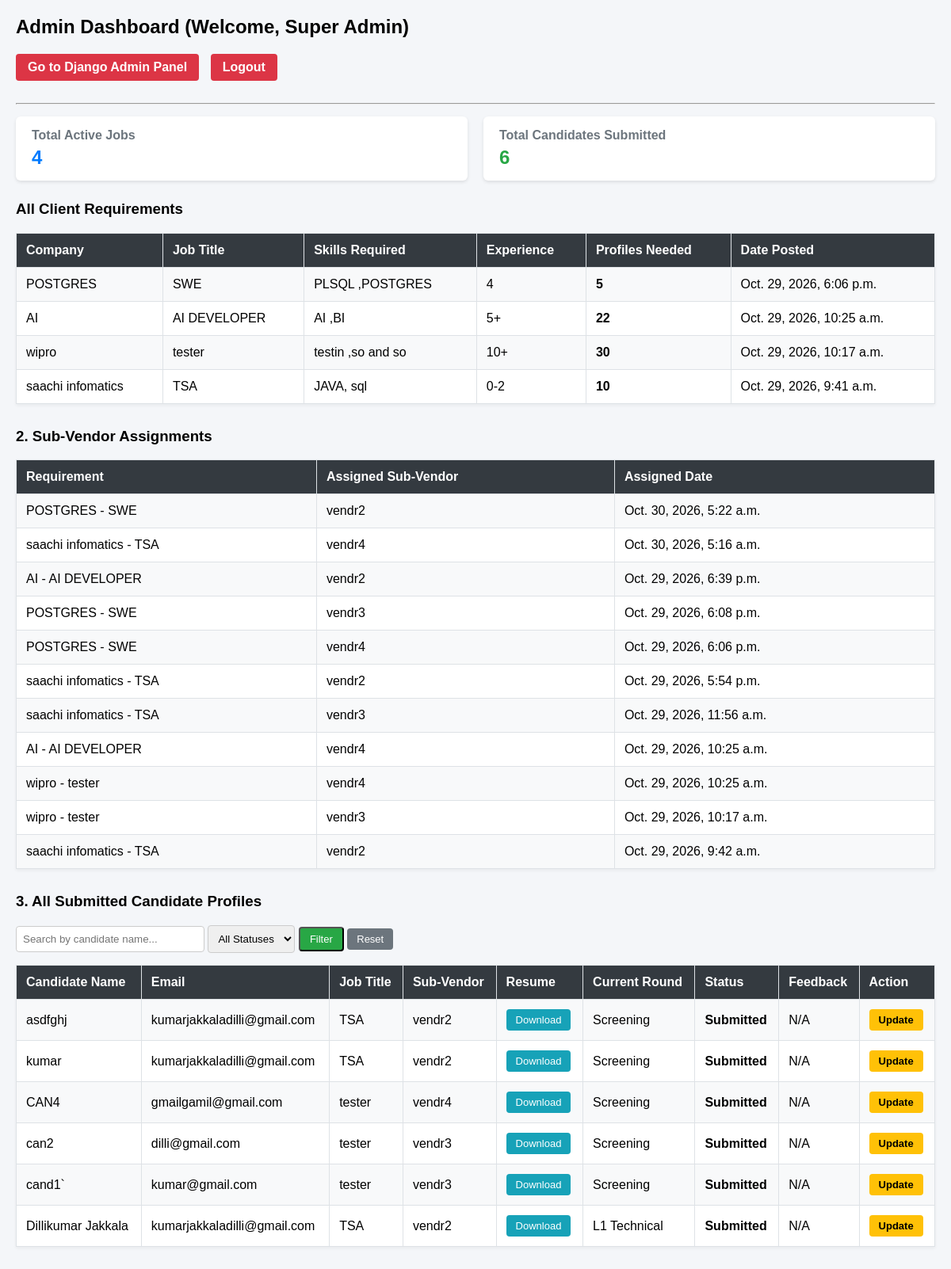
The app's page / (signed in) with its own data.
### core/models.py (models this page shows, shortened)
class Requirement(models.Model):
    company_name = models.CharField(max_length=150)
    job_title = models.CharField(max_length=150)
    skills_required = models.TextField()
    experience_required = models.CharField(max_length=50)
    profiles_needed = models.IntegerField(default=5)  # <-- Added this field
    created_at = models.DateTimeField(auto_now_add=True)

class SubVendorAssignment(models.Model):
    requirement = models.ForeignKey(Requirement, on_delete=models.CASCADE)
    sub_vendor = models.ForeignKey(User, on_delete=models.CASCADE)  # Must match 'sub_vendor'
    assigned_date = models.DateTimeField(auto_now_add=True)

class Candidate(models.Model):
    STATUS_CHOICES = [
        ('Submitted', 'Submitted'),
        ('Under Review', 'Under Review'),
        ('Shortlisted', 'Shortlisted'),
        ('Interview Scheduled', 'Interview Scheduled'),
        ('Rejected', 'Rejected'),
        ('Selected', 'Selected'),
    ]
    ROUND_CHOICES = [
        ('Screening', 'Screening'),
        ('L1 Technical', 'L1 Technical'),
        ('L2 Technical', 'L2 Technical'),
        ('Managerial', 'Managerial'),
        ('HR Round', 'HR Round'),
    ]
    requirement = models.ForeignKey('Requirement', on_delete=models.CASCADE)
    sub_vendor = models.ForeignKey(User, on_delete=models.CASCADE)
    candidate_name = models.CharField(max_length=200)
    candidate_email = models.EmailField()
    experience = models.CharField(max_length=50)
    resume = models.FileField(upload_to='resumes/')
    status = models.CharField(max_length=50, choices=STATUS_CHOICES, default='Submitted')
    current_round = models.CharField(max_length=50, choices=ROUND_CHOICES, default='Screening')
    interview_date = models.DateTimeField(null=True, blank=True)  # Company sets interview date/time
    feedback_reason = models.TextField(blank=True, null=True)

### core/views.py (the view, shortened to what this page needs)
# urls.py: path('', views.dashboard, name='dashboard_root'),
@login_required
def dashboard(request):
    user = request.user
    if user.is_superuser or user.is_staff:
        requirements = Requirement.objects.all().order_by('-created_at')
        assignments = SubVendorAssignment.objects.all().order_by('-assigned_date')
        candidates = Candidate.objects.all().order_by('-id')
        query = request.GET.get('q', '')
        selected_status = request.GET.get('status', '')
        if query:
            candidates = candidates.filter(
                Q(candidate_name__icontains=query) |
                Q(candidate_email__icontains=query)
            )
        if selected_status:
            candidates = candidates.filter(status=selected_status)
        context = {
            'requirements': requirements,
            'assignments': assignments,
            'candidates': candidates,
            'query': query,
            'selected_status': selected_status,
        }
        return render(request, 'core/admin_dashboard.html', context)

### core/templates/core/admin_dashboard.html (shortened to what this page needs)
<!DOCTYPE html>
<html>
<head>
</head>
<body>
    <h2>Admin Dashboard (Welcome, Super Admin)</h2>
   <div>
        <a href="/admin/" class="admin-link" target="_blank">Go to Django Admin Panel</a>
        <a href="{% url 'logout' %}" style="background-color: #dc3545; color: white; padding: 8px 15px; text-decoration: none; border-radius: 4px; font-weight: bold; display: inline-block; margin-left: 10px;">
            Logout
        </a>
    </div>
    <hr>
    <div style="display: flex; gap: 20px; margin-top: 15px; margin-bottom: 25px;">
        <div style="background: white; padding: 15px 20px; border-radius: 6px; box-shadow: 0 2px 4px rgba(0,0,0,0.1); flex: 1;">
            <h4 style="margin:0; color:#6c757d;">Total Active Jobs</h4>
            <h2 style="margin:5px 0 0 0; color:#007bff;">{{ requirements.count }}</h2>
        </div>
        <div style="background: white; padding: 15px 20px; border-radius: 6px; box-shadow: 0 2px 4px rgba(0,0,0,0.1); flex: 1;">
            <h4 style="margin:0; color:#6c757d;">Total Candidates Submitted</h4>
            <h2 style="margin:5px 0 0 0; color:#28a745;">{{ candidates.count }}</h2>
        </div>
    </div>
    <h3>All Client Requirements</h3>
    <table>
        <tr>
            <th>Company</th>
            <th>Job Title</th>
            <th>Skills Required</th>
            <th>Experience</th>
            <th>Profiles Needed</th>
            <th>Date Posted</th>
        </tr>
        {% for req in requirements %}
        <tr>
            <td>{{ req.company_name }}</td>
            <td>{{ req.job_title }}</td>
            <td>{{ req.skills_required }}</td>
            <td>{{ req.experience_required }}</td>
            <td><strong>{{ req.profiles_needed }}</strong></td>
            <td>{{ req.created_at }}</td>
        </tr>
        {% empty %}
        <tr><td colspan="6">No requirements posted yet. Use the Django Admin panel to add requirements.</td></tr>
        {% endfor %}
    </table>
    <h3>2. Sub-Vendor Assignments</h3>
    <table>
        <tr>
            <th>Requirement</th>
            <th>Assigned Sub-Vendor</th>
            <th>Assigned Date</th>
        </tr>
        {% for assign in assignments %}
        <tr>
            <td>{{ assign.requirement.company_name }} - {{ assign.requirement.job_title }}</td>
            <td>{{ assign.sub_vendor.username }}</td>
            <td>{{ assign.assigned_date }}</td>
        </tr>
        {% empty %}
        <tr><td colspan="3">No sub-vendors assigned to requirements yet.</td></tr>
        {% endfor %}
    </table>
    <h3>3. All Submitted Candidate Profiles</h3>
    <form method="get" style="margin-bottom: 15px;">
        <input type="text" name="q" placeholder="Search by candidate name..." value="{{ query }}" style="padding: 8px; width: 220px; border: 1px solid #ccc; border-radius: 4px;">
        <select name="status" style="padding: 8px; border: 1px solid #ccc; border-radius: 4px;">
            <option value="">All Statuses</option>
        </select>
        <button type="submit" class="btn" style="background-color: #28a745; cursor: pointer;">Filter</button>
        <a href="{% url 'dashboard' %}" class="btn" style="background-color: #6c757d;">Reset</a>
    </form>
    <table>
        <tr>
            <th>Candidate Name</th>
            <th>Email</th>
            <th>Job Title</th>
            <th>Sub-Vendor</th>
            <th>Resume</th>
            <th>Current Round</th>
            <th>Status</th>
            <th>Feedback</th>
            <th>Action</th>
        </tr>
        {% for cand in candidates %}
        <tr>
            <td>{{ cand.candidate_name }}</td>
            <td>{{ cand.candidate_email }}</td>
            <td>{{ cand.requirement.job_title }}</td>
            <td>{{ cand.sub_vendor.username }}</td>
            <td>
                {% if cand.resume %}
                    <a href="{{ cand.resume.url }}" target="_blank" class="btn" style="background-color: #17a2b8;">Download</a>
                {% else %}
                    No File
                {% endif %}
            </td>
            <td>{{ cand.current_round }}</td>
            <td><strong>{{ cand.status }}</strong></td>
            <td>{{ cand.feedback_reason|default:"N/A" }}</td>
            <td><a href="{% url 'update_candidate_status' cand.id %}" class="btn" style="background-color: #ffc107; color: black; font-weight: bold;">Update</a></td>
        </tr>
        {% empty %}
        <tr><td colspan="9">No candidates submitted by sub-vendors yet.</td></tr>
        {% endfor %}
    </table>
</body>
</html>

### core/templates/core/admin_dashboard.html (style rules this page uses)
body { font-family: Arial, sans-serif; margin: 20px; background-color: #f4f6f9; }
table { width: 100%; border-collapse: collapse; margin-top: 10px; background: white; margin-bottom: 30px; box-shadow: 0 2px 4px rgba(0,0,0,0.05); }
th, td { border: 1px solid #dee2e6; padding: 12px; text-align: left; }
th { background-color: #343a40; color: white; font-weight: bold; }
tr:nth-child(even) { background-color: #f8f9fa; }
.btn { padding: 6px 12px; background-color: #007bff; color: white; text-decoration: none; border-radius: 4px; display: inline-block; font-size: 13px; }
.admin-link { background: #dc3545; color: white; padding: 8px 15px; text-decoration: none; border-radius: 4px; display: inline-block; margin-bottom: 20px; font-weight: bold; }

### records on screen
Requirement: company_name "POSTGRES", job_title "SWE", skills_required "PLSQL ,POSTGRES", experience_required "4", profiles_needed "5", created_at "Oct. 29, 2026, 6:06 p.m."
Requirement: company_name "AI", job_title "AI DEVELOPER", skills_required "AI ,BI", experience_required "5+", profiles_needed "22", created_at "Oct. 29, 2026, 10:25 a.m."
Requirement: company_name "wipro", job_title "tester", skills_required "testin ,so and so", experience_required "10+", profiles_needed "30", created_at "Oct. 29, 2026, 10:17 a.m."
Requirement: company_name "saachi infomatics", job_title "TSA", skills_required "JAVA, sql", experience_required "0-2", profiles_needed "10", created_at "Oct. 29, 2026, 9:41 a.m."
SubVendorAssignment: requirement.company_name "POSTGRES", requirement.job_title "SWE", sub_vendor.username "vendr2", assigned_date "Oct. 30, 2026, 5:22 a.m."
SubVendorAssignment: requirement.company_name "saachi infomatics", requirement.job_title "TSA", sub_vendor.username "vendr4", assigned_date "Oct. 30, 2026, 5:16 a.m."
SubVendorAssignment: requirement.company_name "AI", requirement.job_title "AI DEVELOPER", sub_vendor.username "vendr2", assigned_date "Oct. 29, 2026, 6:39 p.m."
SubVendorAssignment: requirement.company_name "POSTGRES", requirement.job_title "SWE", sub_vendor.username "vendr3", assigned_date "Oct. 29, 2026, 6:08 p.m."
SubVendorAssignment: requirement.company_name "POSTGRES", requirement.job_title "SWE", sub_vendor.username "vendr4", assigned_date "Oct. 29, 2026, 6:06 p.m."
SubVendorAssignment: requirement.company_name "saachi infomatics", requirement.job_title "TSA", sub_vendor.username "vendr2", assigned_date "Oct. 29, 2026, 5:54 p.m."
SubVendorAssignment: requirement.company_name "saachi infomatics", requirement.job_title "TSA", sub_vendor.username "vendr3", assigned_date "Oct. 29, 2026, 11:56 a.m."
SubVendorAssignment: requirement.company_name "AI", requirement.job_title "AI DEVELOPER", sub_vendor.username "vendr4", assigned_date "Oct. 29, 2026, 10:25 a.m."
SubVendorAssignment: requirement.company_name "wipro", requirement.job_title "tester", sub_vendor.username "vendr4", assigned_date "Oct. 29, 2026, 10:25 a.m."
SubVendorAssignment: requirement.company_name "wipro", requirement.job_title "tester", sub_vendor.username "vendr3", assigned_date "Oct. 29, 2026, 10:17 a.m."
SubVendorAssignment: requirement.company_name "saachi infomatics", requirement.job_title "TSA", sub_vendor.username "vendr2", assigned_date "Oct. 29, 2026, 9:42 a.m."
Candidate: candidate_name "asdfghj", candidate_email "kumarjakkaladilli@gmail.com", requirement.job_title "TSA", sub_vendor.username "vendr2", current_round "Screening", status "Submitted", feedback_reason "N/A"
Candidate: candidate_name "kumar", candidate_email "kumarjakkaladilli@gmail.com", requirement.job_title "TSA", sub_vendor.username "vendr2", current_round "Screening", status "Submitted", feedback_reason "N/A"
Candidate: candidate_name "CAN4", candidate_email "gmailgamil@gmail.com", requirement.job_title "tester", sub_vendor.username "vendr4", current_round "Screening", status "Submitted", feedback_reason "N/A"
Candidate: candidate_name "can2", candidate_email "dilli@gmail.com", requirement.job_title "tester", sub_vendor.username "vendr3", current_round "Screening", status "Submitted", feedback_reason "N/A"
Candidate: candidate_name "cand1`", candidate_email "kumar@gmail.com", requirement.job_title "tester", sub_vendor.username "vendr3", current_round "Screening", status "Submitted", feedback_reason "N/A"
Candidate: candidate_name "Dillikumar Jakkala", candidate_email "kumarjakkaladilli@gmail.com", requirement.job_title "TSA", sub_vendor.username "vendr2", current_round "L1 Technical", status "Submitted", feedback_reason "N/A"

### other values on screen
{{ requirements.count }} "4"
{{ candidates.count }} "6"
